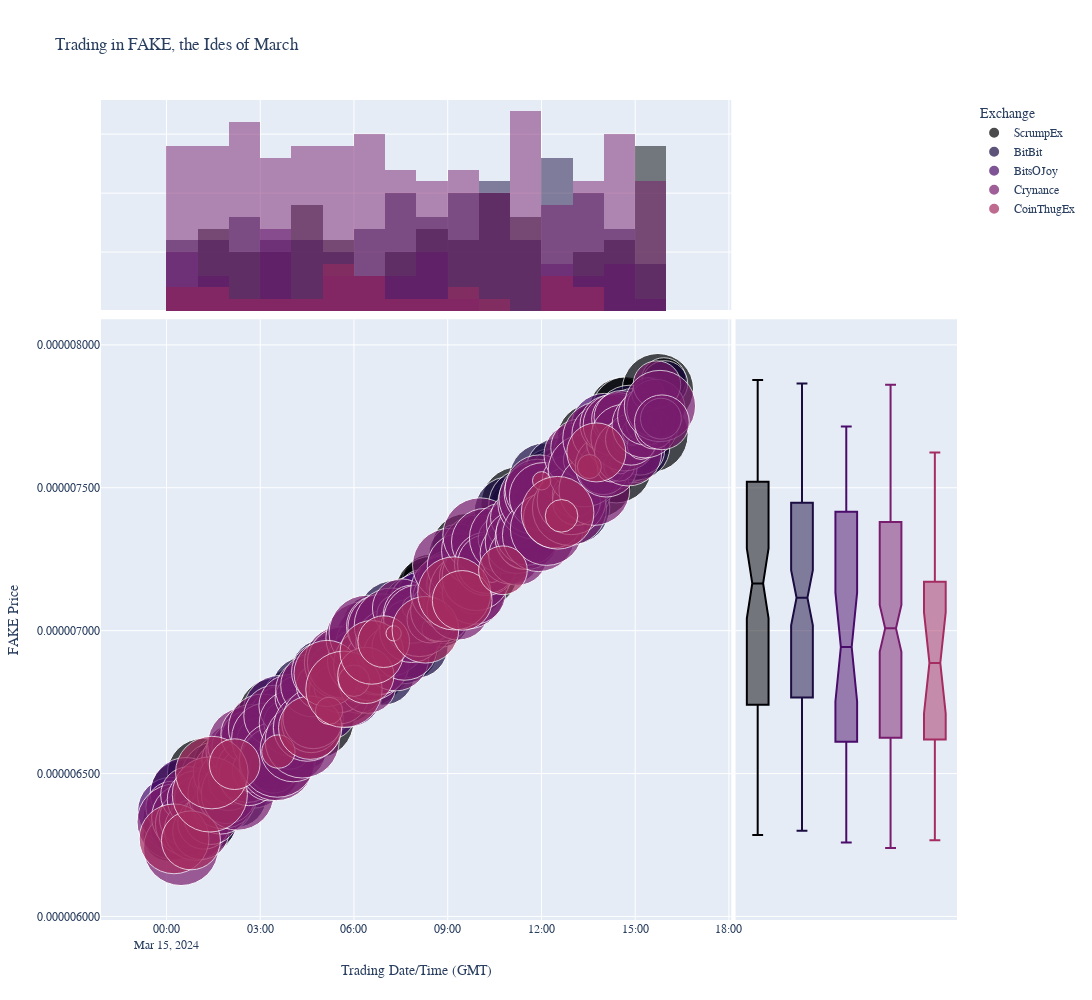

Source (notebook cell):
### Code cell
fig = px.scatter(
    df, x=df.index, y='price'
    , width=1200, height=1000
    , labels={
        'exchange_name': " Exchange"
        , 'datetime': " Trading Date/Time (GMT)"
        , 'price': " FAKE Price"
        , 'amount': " Amount (Tokens)"
    }
    , title="Trading in FAKE, the Ides of March"
    , color='exchange_name'
    , size='amount', size_max=54
    , hover_data={'amount': ':,'}
    , color_discrete_sequence=px.colors.sequential.Inferno    
    , marginal_x='histogram'
    , marginal_y='box'
)  # Use custom pal  

fig.update_layout(
    yaxis_tickformat='.9f'
    , font_family="Menlo"            
    , spikedistance=1                  
    , hoverdistance=1                 
)

# Params for x-axis cross-hair object;

fig.update_xaxes(
    showspikes=True           
    , spikecolor="green"         
    , spikesnap="cursor"              
    , spikemode="across"
)

# Params for y-axis cross-hair object;

fig.update_yaxes(
    showspikes=True
    , spikecolor="gray"               
    , spikethickness=2
)

# Show the fig!

fig.show()
